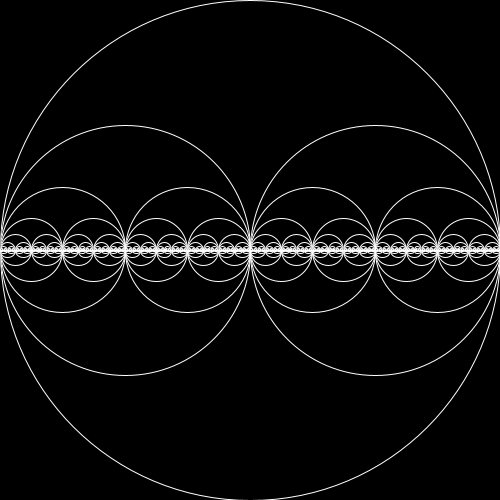
Frame 1 (no input)
Frame 60 (the mouse pressed at the canvas centre just before this capture): identical to frame 1, image omitted
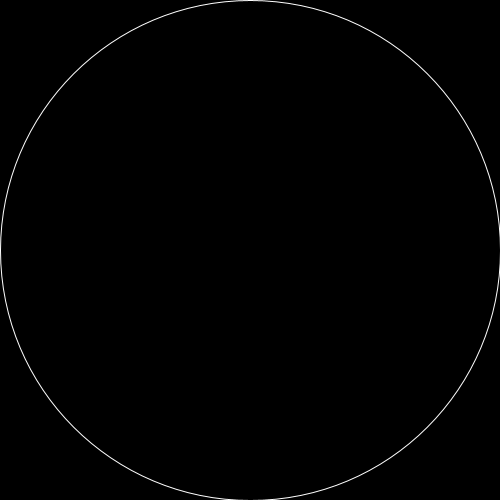
Frame 120 (the mouse held since frame 60 and released just before this capture)

The Processing sketch that drew these frames (run headless with seeded random() and noise(); from frame 60 on, the mouse is pressed at the canvas centre):

// Processing sketch: recursive_circles
// ── recursive_circles.pde
// SM
// April 2016
// Recursively construct circles

float minRadius;

void setup() {
  size(500,500);
  ellipseMode(RADIUS);
  background(0);
  stroke(255);
  fill(0);
  //noLoop();
  minRadius=5;
}

void draw() {
  background(0);
  float x,y,r;
  x=width/2;
  y=height/2;
  r=width/2;
  line(0,y,width,y);
  
  minRadius = map(mouseX, 0, width, 1, width); 
  drawCircle(x,y,r);

}


void drawCircle(float x, float y, float r) {
 ellipse(x,y,r,r);
 println(x,y,r);
 
 if (r >= minRadius) {
  drawCircle(x+r/2,y,r/2);
  drawCircle(x-r/2,y,r/2);
 }
}
